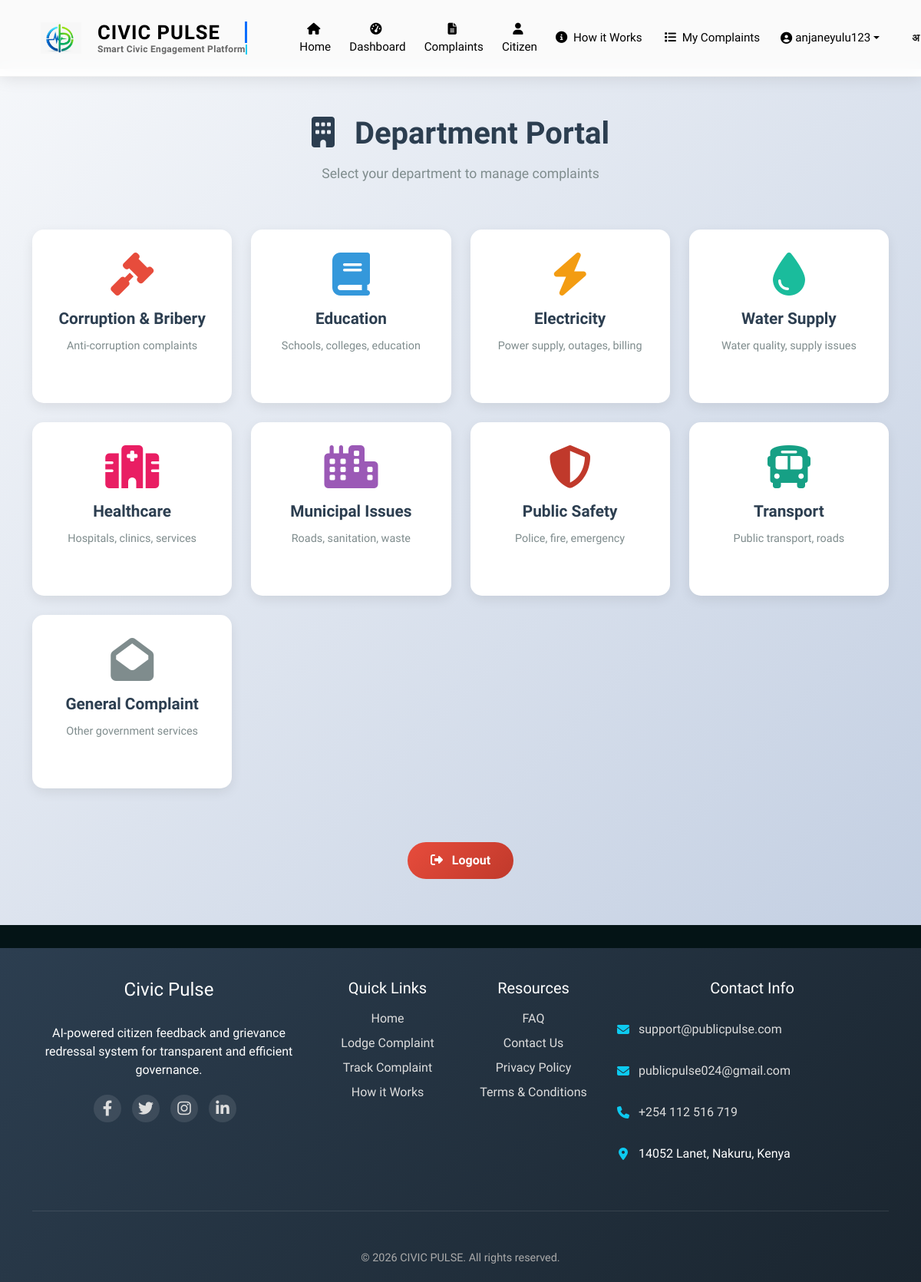
Page /department/ (signed in) on the committed database.
### public_admin/models.py (models this page shows, shortened)
class Department(models.Model):
    DEPARTMENT_CATEGORIES = [
        ('municipal', 'Municipal Issues'),
        ('electricity', 'Electricity'),
        ('water', 'Water Supply'),
        ('healthcare', 'Healthcare'),
        ('education', 'Education'),
        ('transport', 'Transport'),
        ('corruption', 'Corruption & Bribery'),
        ('safety', 'Public Safety'),
        ('general', 'General Complaint'),
    ]
    name = models.CharField(max_length=100, unique=True)
    slug = models.SlugField(max_length=120, unique=True, blank=True, default='')
    category = models.CharField(max_length=20, choices=DEPARTMENT_CATEGORIES, unique=True)
    description = models.TextField(blank=True)
    email = models.EmailField(blank=True)
    phone = models.CharField(max_length=15, blank=True)
    address = models.TextField(blank=True)
    head = models.ForeignKey(User, on_delete=models.SET_NULL, null=True, blank=True,
                            limit_choices_to={'is_staff': True})
    is_active = models.BooleanField(default=True)
    created_at = models.DateTimeField(auto_now_add=True)
    class Meta:
        ordering = ['name']

### landing_page/views.py (the view)
# urls.py: path('department/', views.department_portal, name='department_portal'),
def department_portal(request):
    if not request.session.get('department_auth'):
        messages.error(request, 'Please login as Department first')
        return redirect('login')
    try:
        departments = Department.objects.exclude(slug__isnull=True).exclude(slug="").filter(is_active=True).order_by('name')
    except:
        departments = []
    return render(request, 'landing_page/department_portal.html', {'departments': departments})

### templates/landing_page/department_portal.html (shortened to what this page needs)
{% extends 'base.html' %}
{% load static %}
{% block content %}
<section class="portal-section">
    <div class="container">
        <div class="portal-header">
            <h1>
                <i class="fas fa-building me-3"></i>
                Department Portal
            </h1>
            <p>Select your department to manage complaints</p>
        </div>
        <div class="departments-grid">
            {% for dept in departments %}
                {% if dept.slug %}
                    {% if dept.slug == 'corruption-bribery' or dept.category == 'corruption' %}
                    <a href="{% url 'department_login' dept.slug %}" class="department-card dept-corruption" style="order: 1;">
                        <i class="fas fa-gavel dept-icon"></i>
                        <div class="dept-name">{{ dept.name }}</div>
                        <div class="dept-subtitle">Anti-corruption complaints</div>
                    </a>
                    {% elif dept.slug == 'education' or dept.category == 'education' %}
                    <a href="{% url 'department_login' dept.slug %}" class="department-card dept-education" style="order: 2;">
                        <i class="fas fa-book dept-icon"></i>
                        <div class="dept-name">{{ dept.name }}</div>
                        <div class="dept-subtitle">Schools, colleges, education</div>
                    </a>
                    {% elif dept.slug == 'electricity' or dept.category == 'electricity' %}
                    <a href="{% url 'department_login' dept.slug %}" class="department-card dept-electricity" style="order: 3;">
                        <i class="fas fa-bolt dept-icon"></i>
                        <div class="dept-name">{{ dept.name }}</div>
                        <div class="dept-subtitle">Power supply, outages, billing</div>
                    </a>
                    {% elif dept.slug == 'water-supply' or dept.category == 'water' %}
                    <a href="{% url 'department_login' dept.slug %}" class="department-card dept-water" style="order: 4;">
                        <i class="fas fa-tint dept-icon"></i>
                        <div class="dept-name">{{ dept.name }}</div>
                        <div class="dept-subtitle">Water quality, supply issues</div>
                    </a>
                    {% elif dept.slug == 'healthcare' or dept.category == 'healthcare' %}
                    <a href="{% url 'department_login' dept.slug %}" class="department-card dept-healthcare" style="order: 5;">
                        <i class="fas fa-hospital dept-icon"></i>
                        <div class="dept-name">{{ dept.name }}</div>
                        <div class="dept-subtitle">Hospitals, clinics, services</div>
                    </a>
                    {% elif dept.slug == 'municipal-issues' or dept.category == 'municipal' %}
                    <a href="{% url 'department_login' dept.slug %}" class="department-card dept-municipal" style="order: 6;">
                        <i class="fas fa-city dept-icon"></i>
                        <div class="dept-name">{{ dept.name }}</div>
                        <div class="dept-subtitle">Roads, sanitation, waste</div>
                    </a>
                    {% elif dept.slug == 'public-safety' or dept.category == 'safety' %}
                    <a href="{% url 'department_login' dept.slug %}" class="department-card dept-safety" style="order: 7;">
                        <i class="fas fa-shield-alt dept-icon"></i>
                        <div class="dept-name">{{ dept.name }}</div>
                        <div class="dept-subtitle">Police, fire, emergency</div>
                    </a>
                    {% elif dept.slug == 'transport' or dept.category == 'transport' %}
                    <a href="{% url 'department_login' dept.slug %}" class="department-card dept-transport" style="order: 8;">
                        <i class="fas fa-bus dept-icon"></i>
                        <div class="dept-name">{{ dept.name }}</div>
                        <div class="dept-subtitle">Public transport, roads</div>
                    </a>
                    {% elif dept.slug == 'general-complaint' or dept.category == 'general' %}
                    <a href="{% url 'department_login' dept.slug %}" class="department-card dept-general" style="order: 9;">
                        <i class="fas fa-envelope-open dept-icon"></i>
                        <div class="dept-name">{{ dept.name }}</div>
                        <div class="dept-subtitle">Other government services</div>
                    </a>
                    {% else %}
                    <a href="{% url 'department_login' dept.slug %}" class="department-card dept-general" style="order: 9;">
                        <i class="fas fa-building dept-icon"></i>
                        <div class="dept-name">{{ dept.name }}</div>
                        <i class="fas fa-arrow-right dept-arrow"></i>
                    </a>
                    {% endif %}
                {% else %}
                <div class="department-card">
                    <i class="fas fa-building dept-icon"></i>
                    <div class="dept-name">{{ dept.name }}</div>
                </div>
                {% endif %}
            {% endfor %}
        </div>
        <div style="text-align: center;">
            <form method="POST" action="{% url 'logout' %}" style="display: inline;">
                <button type="submit" class="logout-btn">
                    <i class="fas fa-sign-out-alt me-2"></i>
                    Logout
                </button>
            </form>
        </div>
    </div>
</section>
{% endblock %}

### templates/base.html (shortened to what this page needs)
<!DOCTYPE html>
<html lang="en">
<head>
    {% load static %}
    {% load i18n %}
    <link href="https://cdn.jsdelivr.net/npm/bootstrap@5.3.2/dist/css/bootstrap.min.css" rel="stylesheet">
    <link rel="stylesheet" href="https://cdnjs.cloudflare.com/ajax/libs/font-awesome/6.4.0/css/all.min.css">
    <link rel="stylesheet" href="{% static 'styles.css' %}">
    <link rel="stylesheet" href="{% static 'css/accessibility.css' %}">
    <link rel="stylesheet" href="https://unpkg.com/swiper/swiper-bundle.min.css" />
</head>
<body>
    <nav class="navbar navbar-expand-lg navbar-light fixed-nav-bar">
        <div class="container">
            <a class="navbar-brand-complete" href="{% url 'home' %}">
                <div class="logo-container-fixed">
                    <img id="civicLogo"
                         alt="Civic Pulse Logo"
                         class="logo-img-fixed"
                         src="{% static 'images/logo.png' %}"
                         onerror="this.onerror=null;
                                  console.log('Logo failed, trying fallback...');
                                  this.src='/static/images/logo.png';">
                </div>
                <div class="brand-text-complete">
                    <div class="sparkle-container" id="sparkleContainer"></div>
                    <div class="brand-main-complete" id="mainTitle">CIVIC PULSE</div>
                    <div class="brand-sub-complete" id="subTitle">Smart Civic Engagement Platform</div>
                </div>
            </a>
            <div class="collapse navbar-collapse" id="navbarNav">
                {% if request.path != '/complaints/lodge/' and request.path != '/complaints/track/' %}
                <ul class="navbar-nav me-auto">
    <li class="nav-item">
        <a class="nav-link {% if request.path == '/' %}active{% endif %}" href="{% url 'home' %}">
            <i class="fas fa-home me-1"></i> {% trans "Home" %}
        </a>
    </li>
    {% if user.is_authenticated %}
    <li class="nav-item">
        <a class="nav-link {% if 'dashboard' in request.path %}active{% endif %}" href="{% url 'citizen_dashboard' %}">
            <i class="fas fa-tachometer-alt me-1"></i> {% trans "Dashboard" %}
        </a>
    </li>
    {% if request.path != '/profile/' %}
    <li class="nav-item">
        <a class="nav-link {% if 'complaint' in request.path and request.path != '/complaints/lodge/' %}active{% endif %}" href="{% url 'lodge_complaint' %}">
            <i class="fas fa-file-alt me-1"></i> {% trans "Complaints" %}
        </a>
    </li>
    <li class="nav-item">
        <a class="nav-link {% if request.resolver_match.url_name != 'lodge_complaint' and request.resolver_match.url_name != 'new_complaint' %}active{% endif %}" href="#">
            <i class="fas fa-user me-1"></i> {% trans "Citizen" %}
        </a>
    </li>
    {% endif %}
    {% endif %}
</ul>
                <ul class="navbar-nav ms-auto">
                    <li class="nav-item">
                        <a class="nav-link {% if 'how-it-works' in request.path %}active{% endif %}" href="{% url 'how_it_works' %}">
                            <i class="fas fa-info-circle me-1"></i> {% trans "How it Works" %}
                        </a>
                    </li>
                    {% if user.is_authenticated %}
                        {% if user.is_staff %}
                            <li class="nav-item">
                                <a class="nav-link text-warning fw-bold" href="{% url 'admin_dashboard' %}">
                                    <i class="fas fa-tachometer-alt me-1"></i> {% trans "Admin Dashboard" %}
                                </a>
                            </li>
                        {% else %}
                            {% if request.path != '/profile/' %}
                            <li class="nav-item">
                                <a class="nav-link {% if 'my-complaints' in request.path %}active{% endif %}" href="{% url 'my_complaints' %}">
                                    <i class="fas fa-list me-1"></i> {% trans "My Complaints" %}
                                </a>
                            </li>
                            {% endif %}
                        {% endif %}
                        {% if request.path != '/profile/' %}
                        <li class="nav-item dropdown">
                            <a class="nav-link dropdown-toggle d-flex align-items-center" href="#" id="userDropdown" role="button" data-bs-toggle="dropdown" aria-expanded="false">
                                <i class="fas fa-user-circle me-1"></i>
                                <span class="d-none d-md-inline">{{ user.username|truncatechars:15 }}</span>
                            </a>
                        </li>
                        {% endif %}
                    {% endif %}
                    <li class="nav-item">
                        <div class="gov-controls-wrapper">
                            <div id="langDropdownWrapper" class="lang-dropdown-wrapper">
                                <button id="langToggle" class="gov-icon-btn" type="button" title="{% trans 'Select Language (Alt+L)' %}" aria-label="{% trans 'Language selector' %}">
                                    <span class="lang-icon-text">अ A</span>
                                </button>
                                    {% get_available_languages as available_languages %}
                            </div>
                        </div>
                    </li>
                </ul>
                {% endif %}
            </div>
        </div>
    </nav>
    <main class="main-content">
        {% block content %}{% endblock %}
    </main>
    <footer class="footer">
        <div class="container">
            <div class="row">
                <div class="col-lg-4 col-md-6 mb-4">
                    <h4 class="mb-3">Civic Pulse</h4>
                    <p class="mb-3">AI-powered citizen feedback and grievance redressal system for transparent and efficient governance.</p>
                    <div class="social-icons">
                        <a href="#" aria-label="Facebook" title="Facebook"><i class="fab fa-facebook-f"></i></a>
                        <a href="#" aria-label="Twitter" title="Twitter"><i class="fab fa-twitter"></i></a>
                        <a href="#" aria-label="Instagram" title="Instagram"><i class="fab fa-instagram"></i></a>
                        <a href="#" aria-label="LinkedIn" title="LinkedIn"><i class="fab fa-linkedin-in"></i></a>
                    </div>
                </div>
                <div class="col-lg-2 col-md-6 mb-4">
                    <h5 class="mb-3">Quick Links</h5>
                    <ul class="list-unstyled">
                        <li class="mb-2"><a href="{% url 'home' %}">Home</a></li>
                        <li class="mb-2"><a href="{% url 'lodge_complaint' %}">Lodge Complaint</a></li>
                        <li class="mb-2"><a href="{% url 'track_complaint' %}">Track Complaint</a></li>
                        <li class="mb-2"><a href="{% url 'how_it_works' %}">How it Works</a></li>
                    </ul>
                </div>
                <div class="col-lg-2 col-md-6 mb-4">
                    <h5 class="mb-3">Resources</h5>
                    <ul class="list-unstyled">
                        <li class="mb-2"><a href="{% url 'faq' %}">FAQ</a></li>
                        <li class="mb-2"><a href="{% url 'contact' %}">Contact Us</a></li>
                        <li class="mb-2"><a href="{% url 'privacy_policy' %}">Privacy Policy</a></li>
                        <li class="mb-2"><a href="{% url 'terms_conditions' %}">Terms & Conditions</a></li>
                    </ul>
                </div>
                <div class="col-lg-4 col-md-6 mb-4">
                    <h5 class="mb-3">Contact Info</h5>
                    <div class="contact-info">
                        <p class="mb-2">
                            <i class="fas fa-envelope"></i>
                            <a href="mailto:support@publicpulse.com">support@publicpulse.com</a>
                        </p>
                        <p class="mb-2">
                            <i class="fas fa-envelope"></i>
                            <a href="mailto:publicpulse024@gmail.com">publicpulse024@gmail.com</a>
                        </p>
                        <p class="mb-2">
                            <i class="fas fa-phone"></i>
                            <a href="tel:+254112516719">+254 112 516 719</a>
                        </p>
                        <p class="mb-2">
                            <i class="fas fa-map-marker-alt"></i>
                            14052 Lanet, Nakuru, Kenya
                        </p>
                    </div>
                </div>
            </div>
            <div class="copyright">
                <p class="mb-0">&copy; {% now "Y" %} CIVIC PULSE. All rights reserved.</p>
            </div>
        </div>
    </footer>
</body>
</html>

### rows in the picture
Department: name "Corruption & Bribery"
Department: name "Education"
Department: name "Electricity"
Department: name "General Complaint"
Department: name "Healthcare"
Department: name "Municipal Issues"
Department: name "Public Safety"
Department: name "Transport"
Department: name "Water Supply"

### other values in the picture
{{ user.username|truncatechars:15 }} "anjaneyulu123"
